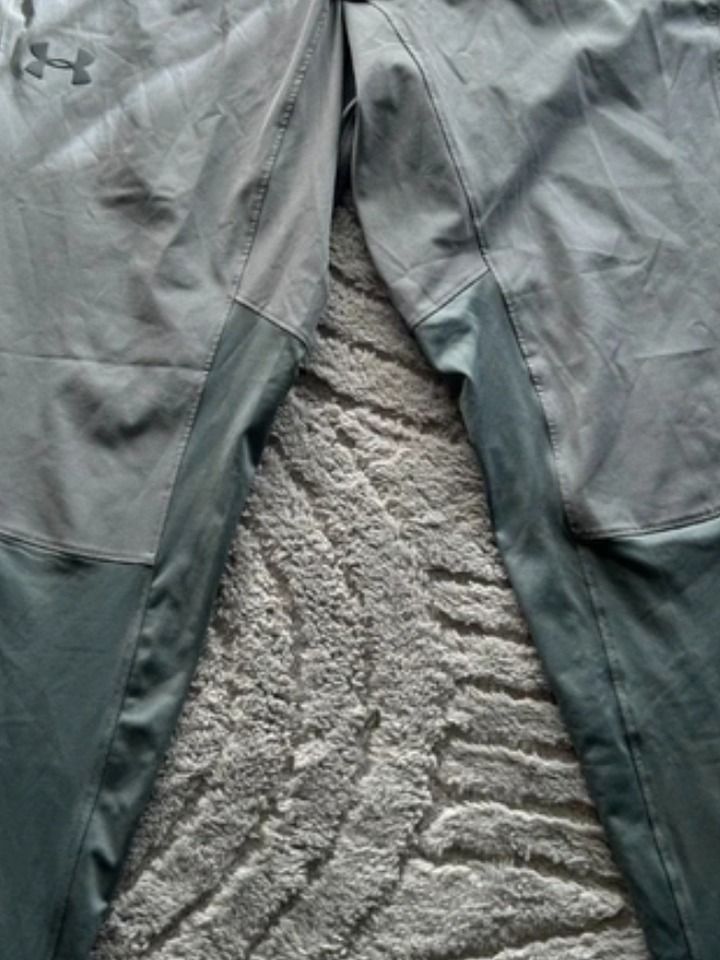
#> input picture projects/uahybridpant-legit-check/assets/color_auth.jpg, 720 x 960 px, given in place of 14c36952-image.jpg, which was not available
$ python crop_assets.py
#> lines starting #> are read from the running program, lines starting #| are printed output that depends on the picture
"""Bas Under Armour hybride — vrai : captures 1-3, 1:1 : captures 4-6 (annonces Vinted, zones photo, boutons évités)."""
import os
from PIL import Image, ImageOps
U = "/root/.claude/uploads/e55fd600-b45e-5e60-8026-9f5a50eefd60"; os.makedirs("assets", exist_ok=True)
A1, A2, A3, F1, F2, F3 = [f"{U}/{x}-image.jpg" for x in ["14c36952", "b0e01cb1", "5f9cda73", "7c874df8", "d71fd552", "166f5206"]]
C = {"full_auth": (A1, (40, 420, 800, 1760), 895), "color_auth": (A1, (100, 750, 800, 1500), 895), "logo_auth": (A2, (20, 1020, 420, 1420), 895),
     "pocket_auth": (A2, (0, 560, 380, 1100), 895), "label_auth": (A3, (130, 900, 700, 1500), 895),
     "full_fake": (F1, (110, 350, 880, 1750), 895), "color_fake": (F1, (110, 700, 830, 1500), 895), "logo_fake": (F2, (240, 1000, 660, 1420), 895),
     "pocket_fake": (F2, (380, 300, 800, 900), 895), "label_fake": (F3, (300, 560, 720, 1080), 1079)}
for n, (src, b, ref) in C.items():
    im = Image.open(src).convert("RGB"); K = im.width / ref
#> further down, im is the input picture: PIL image 720x960 RGB; mean R, G, B 109.7, 115.9, 114.5
#> after `K = im.width / ref`: K = 0.804
    ImageOps.fit(im.crop(tuple(int(v * K) for v in b)), (720, 960), Image.LANCZOS).save(f"assets/{n}.jpg", quality=92)
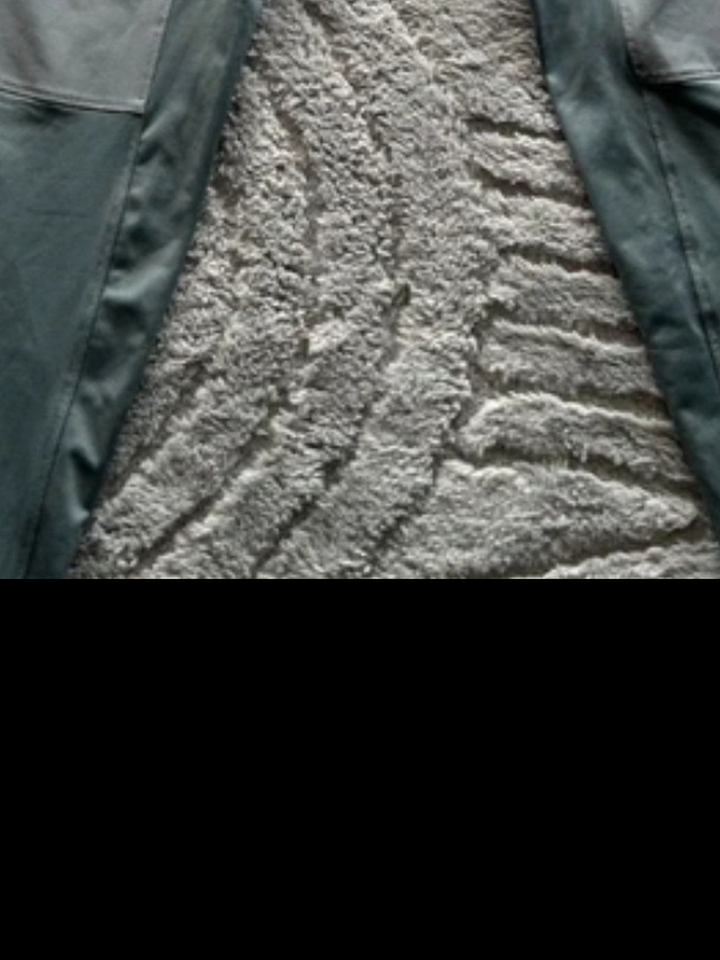
#> saved as full_auth.jpg: PIL image 720x960 RGB; mean R, G, B 62.9, 65.4, 63.1
#> pass 3 of the loop `for n, (src, b, ref) in C.items():`:
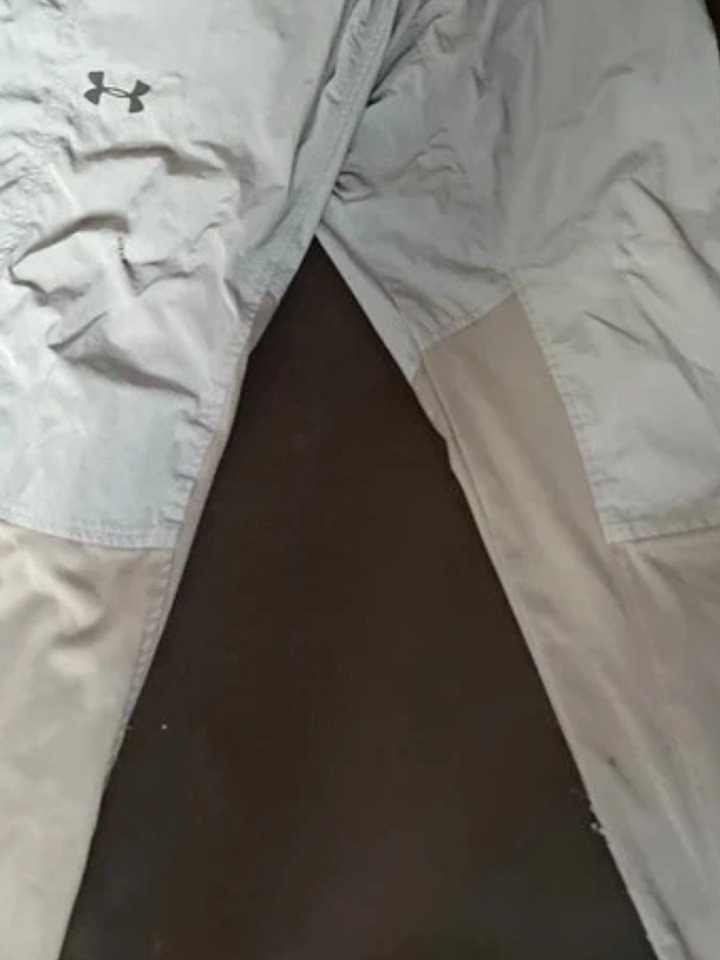
#> input picture projects/uahybridpant-legit-check/assets/color_fake.jpg, 720 x 960 px, given in place of b0e01cb1-image.jpg, which was not available
#> im is the input picture: PIL image 720x960 RGB; mean R, G, B 122, 118.8, 112.3
#> `ImageOps.fit(im.crop(tuple(int(v * K) for v in b)), (720, 960), Image...`:
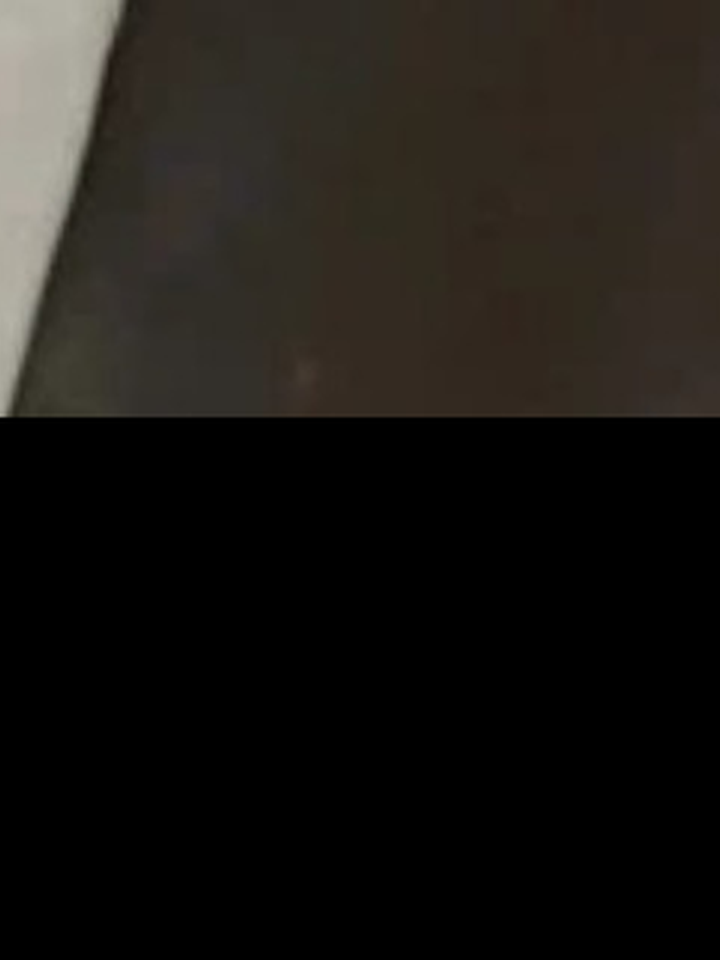
#> saved as logo_auth.jpg: PIL image 720x960 RGB; mean R, G, B 26.6, 23.9, 20.2
#> (the run stopped early here; a loop or call above may not have finished)
